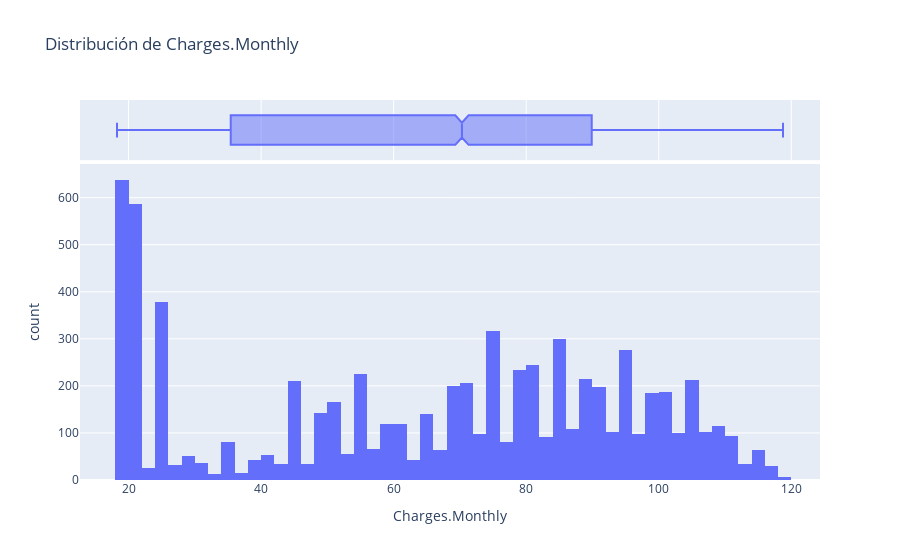

Notebook source saved alongside this figure:
### Code cell
# Histograma para 'Charges.Monthly'
fig = px.histogram(datos_normalizados, x='Charges.Monthly',
                   title='Distribución de Charges.Monthly',
                   marginal='box')
fig.show()

### Figure 1 — Plotly figure (JSON) as saved in the notebook; plotly's stock layout.template omitted (floating-point values rounded to 4 significant figures; data arrays with more than 128 entries replaced by an {"elided": "..."} marker saying what was removed)
{"data": [{"bingroup": "x", "hovertemplate": "Charges.Monthly=%{x}<br>count=%{y}<extra></extra>", "legendgroup": "", "marker": {"color": "#636efa", "pattern": {"shape": ""}}, "name": "", "orientation": "v", "showlegend": false, "type": "histogram", "x": {"elided": "7267 float values"}, "xaxis": "x", "yaxis": "y"}, {"hovertemplate": "Charges.Monthly=%{x}<extra></extra>", "legendgroup": "", "marker": {"color": "#636efa"}, "name": "", "notched": true, "showlegend": false, "type": "box", "x": {"elided": "7267 float values"}, "xaxis": "x2", "yaxis": "y2"}], "layout": {"barmode": "relative", "legend": {"tracegroupgap": 0}, "title": {"text": "Distribución de Charges.Monthly"}, "xaxis": {"anchor": "y", "domain": [0, 1], "title": {"text": "Charges.Monthly"}}, "xaxis2": {"anchor": "y2", "domain": [0, 1], "matches": "x", "showgrid": true, "showticklabels": false}, "yaxis": {"anchor": "x", "domain": [0, 0.8316], "title": {"text": "count"}}, "yaxis2": {"anchor": "x2", "domain": [0.8416, 1], "matches": "y2", "showgrid": false, "showline": false, "showticklabels": false, "ticks": ""}}}
